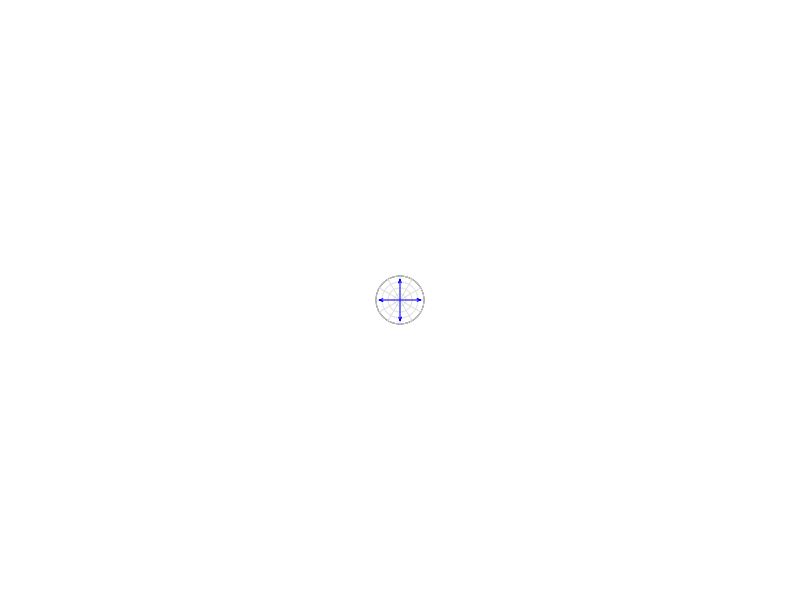

Recreate this plot in MATLAB. (Note: this script raises an error after producing the figure.)
function cross = CrossGenerator()

vecAng = deg2rad([0 90 180 270]);

% Setup the distribution of lengths
dirL = 0.07;

% Inputs for the compass plot
U = dirL.*cos(vecAng);
V = dirL.*sin(vecAng);

% Plotting compass in existing figure
cross = compass(U,V);
delete(findall(gcf,'type','text'));
delete(findall(gcf,'type','a.GridAlpha'));
xlim([-1 1]); ylim([-1 1])
set(gca,'Units','normalized')
set(gca,'Position',[0 0 1 1])
ph = allchild(gca);
set(ph(end),'FaceColor','none')